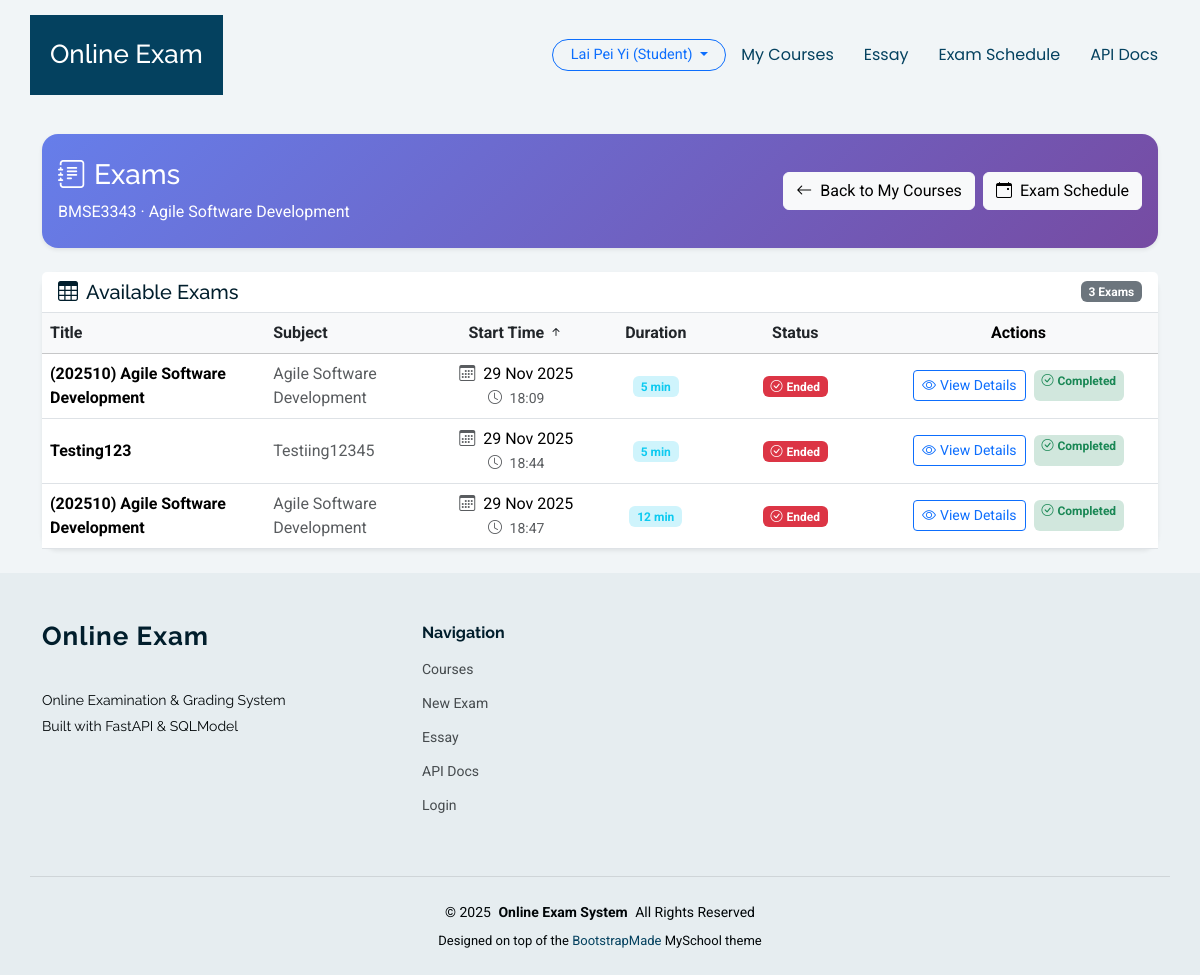
Page /exams/course/1/student (signed in) on the committed database.
### app/models.py (models this page shows)
class User(SQLModel, table=True):
    __table_args__ = (UniqueConstraint("email", name="uq_user_email"),)
    id: Optional[int] = Field(default=None, primary_key=True)
    name: str
    email: str  # must be unique
    password_hash: str
    role: str = Field(default="student")  # "admin", "lecturer", "student"
    student_id: Optional[int] = Field(default=None, foreign_key="student.id")
    is_active: bool = Field(default=True)
    created_at: datetime = Field(default_factory=datetime.utcnow)
    title: Optional[str] = None  # Dr., Prof., Assoc. Prof., Mr., Ms., Mrs., Ir., Ts.
    staff_id: Optional[str] = None  # Unique staff/employee ID (for lecturers)
    phone: Optional[str] = None  # Contact number
    last_login: Optional[datetime] = None  # Updated after login
    status: str = Field(default="active")  # active, suspended

class Course(SQLModel, table=True):
    __table_args__ = (UniqueConstraint("code", name="uq_course_code"),)
    id: Optional[int] = Field(default=None, primary_key=True)
    code: str
    name: str
    description: Optional[str] = None
    created_at: datetime = Field(default_factory=datetime.utcnow)

class Exam(SQLModel, table=True):
    id: Optional[int] = Field(default=None, primary_key=True)
    title: str
    subject: str
    duration_minutes: int
    start_time: Optional[datetime] = None
    end_time: Optional[datetime] = None
    course_id: Optional[int] = Field(default=None, foreign_key="course.id")
    instructions: Optional[str] = None
    status: str = Field(default="draft")
    created_at: datetime = Field(default_factory=datetime.utcnow)
    updated_at: datetime = Field(default_factory=datetime.utcnow)

### app/routers/exams.py (the view)
@router.get("/course/{course_id}/student")
def student_exams_for_course(
    course_id: int,
    request: Request,
    sort: Optional[str] = Query("start"),
    direction: Optional[str] = Query("asc"),
    page: Optional[int] = Query(1, ge=1),
    session: Session = Depends(get_session),
    current_user: Optional[User] = Depends(get_current_user),
):
    if not current_user:
        from fastapi.responses import RedirectResponse
        return RedirectResponse(url="/auth/login", status_code=303)
    if current_user.role != "student":
        raise HTTPException(status_code=403, detail="This page is only accessible to students")
    course = session.get(Course, course_id)
    if not course:
        raise HTTPException(status_code=404, detail="Course not found")
    student_id = current_user.student_id
    if student_id is None:
        student = session.exec(select(Student).where(Student.user_id == current_user.id)).first()
        student_id = student.id if student else None
    if student_id is None:
        raise HTTPException(status_code=403, detail="Student record not found")
    enrollment = session.exec(
        select(Enrollment).where(
            Enrollment.student_id == student_id,
            Enrollment.course_id == course_id
        )
    ).first()
    if not enrollment:
        raise HTTPException(status_code=403, detail="You are not enrolled in this course")
    exams = session.exec(select(Exam).where(Exam.course_id == course_id)).all()
    now = datetime.now()
    exam_list = []
    for exam in exams:
        if not exam.start_time or not exam.end_time:
            status = "unscheduled"
        elif now < exam.start_time:
            mins_to_start = (exam.start_time - now).total_seconds() / 60
            if mins_to_start > 30:
                status = "upcoming"
            else:
                status = "starting soon"
        elif exam.start_time <= now <= exam.end_time:
            status = "ongoing"
        else:
            status = "ended"
        has_result = _has_mcq_result(session, exam.id, student_id)
        exam_list.append({"exam": exam, "status": status, "has_result": has_result})
    key_map = {
        "title": lambda e: e["exam"].title or "",
        "subject": lambda e: e["exam"].subject or "",
        "start": lambda e: e["exam"].start_time or datetime.max,
        "end": lambda e: e["exam"].end_time or datetime.max,
        "duration": lambda e: e["exam"].duration_minutes or 0,
        "status": lambda e: e["status"],
    }
    sort_key = key_map.get(sort or "start", key_map["start"])
    is_desc = (direction or "asc").lower() == "desc"
    exams_sorted = sorted(exam_list, key=sort_key, reverse=is_desc)
    total_exams = len(exams_sorted)
    total_pages = (total_exams + ITEMS_PER_PAGE - 1) // ITEMS_PER_PAGE if total_exams > 0 else 1
    page = min(page, total_pages) if total_pages > 0 else 1
    start_idx = (page - 1) * ITEMS_PER_PAGE
    end_idx = start_idx + ITEMS_PER_PAGE
    exams_paginated = exams_sorted[start_idx:end_idx]
    has_sort = (sort not in (None, "", "start")) or (
        (direction or "asc").lower() != "asc"
    )
    student = session.get(Student, student_id)
    context = {
        "request": request,
        "course": course,
        "exams": exams_paginated,
        "sort": sort,
        "direction": "desc" if is_desc else "asc",
        "has_sort": has_sort,
        "current_page": page,
        "total_pages": total_pages,
        "total_items": total_exams,
        "items_per_page": ITEMS_PER_PAGE,
        "current_user": current_user,
        "student": student,
    }
    return templates.TemplateResponse("exams/list_by_course_student.html", context)

### app/templates/exams/list_by_course_student.html (shortened to what this page needs)
{% extends "base.html" %}
{% block content %}
<div class="container py-4">
  <div class="card border-0 shadow-sm exam-header-card mb-4">
    <div class="card-body">
      <div class="d-flex justify-content-between align-items-center flex-wrap gap-3">
        <div>
          <h1 class="h3 mb-2">
            <i class="bi bi-journal-text me-2"></i>Exams
          </h1>
          <p class="mb-0 opacity-90">
            {{ course.code }} · {{ course.name }}
          </p>
        </div>
        <div class="d-flex gap-2 flex-wrap">
          <a href="/courses/student" class="btn btn-light">
            <i class="bi bi-arrow-left me-2"></i>Back to My Courses
          </a>
          {% if student %}
          <a href="/exams/schedule/student/{{ student.id }}" class="btn btn-light">
            <i class="bi bi-calendar-event me-2"></i>Exam Schedule
          </a>
          {% endif %}
        </div>
      </div>
    </div>
  </div>
  {% if exams %}
  <div class="card border-0 shadow-sm exam-table-card">
    <div class="card-header bg-white border-bottom d-flex justify-content-between align-items-center">
      <h5 class="mb-0">
        <i class="bi bi-table me-2"></i>Available Exams
      </h5>
      <span class="badge bg-secondary">{{ exams|length }} Exam{% if exams|length != 1 %}s{% endif %}</span>
    </div>
    <div class="card-body p-0">
      <div class="table-responsive">
        <table class="table table-hover align-middle mb-0">
          <thead class="table-light">
            <tr>
              <th scope="col" style="width: 20%;">
                <a href="?sort=title&direction={% if sort == 'title' and direction == 'asc' %}desc{% else %}asc{% endif %}"
                   class="text-decoration-none text-dark">
                  Title
                </a>
              </th>
              <th scope="col" style="width: 15%;">
                <a href="?sort=subject&direction={% if sort == 'subject' and direction == 'asc' %}desc{% else %}asc{% endif %}"
                   class="text-decoration-none text-dark">
                  Subject
                </a>
              </th>
              <th scope="col" class="text-center" style="width: 15%;">
                <a href="?sort=start&direction={% if sort == 'start' and direction == 'asc' %}desc{% else %}asc{% endif %}"
                   class="text-decoration-none text-dark">
                  Start Time
                  {% if sort == 'start' %}
                    {% if direction == 'asc' %}
                    <i class="bi bi-arrow-up-short"></i>
                    {% else %}
                    <i class="bi bi-arrow-down-short"></i>
                    {% endif %}
                  {% endif %}
                </a>
              </th>
              <th scope="col" class="text-center" style="width: 10%;">
                <a href="?sort=duration&direction={% if sort == 'duration' and direction == 'asc' %}desc{% else %}asc{% endif %}"
                   class="text-decoration-none text-dark">
                  Duration
                </a>
              </th>
              <th scope="col" class="text-center" style="width: 15%;">
                <a href="?sort=status&direction={% if sort == 'status' and direction == 'asc' %}desc{% else %}asc{% endif %}"
                   class="text-decoration-none text-dark">
                  Status
                </a>
              </th>
              <th scope="col" class="text-center" style="width: 25%;">Actions</th>
            </tr>
          </thead>
          <tbody>
            {% for item in exams %}
            {% set exam = item.exam %}
            {% set exam_status = item.status %}
            {% set has_result = item.has_result %}
            <tr>
              <td>
                <strong>{{ exam.title }}</strong>
              </td>
              <td>
                <span class="text-muted">{{ exam.subject }}</span>
              </td>
              <td class="text-center">
                {% if exam.start_time %}
                  <div>
                    <i class="bi bi-calendar3 me-1 text-muted"></i>
                    {{ exam.start_time.strftime("%d %b %Y") }}
                  </div>
                  <small class="text-muted">
                    <i class="bi bi-clock me-1"></i>
                    {{ exam.start_time.strftime("%H:%M") }}
                  </small>
                {% else %}
                  <span class="text-muted small">Not scheduled</span>
                {% endif %}
              </td>
              <td class="text-center">
                <span class="badge bg-info-subtle text-info">
                  {{ exam.duration_minutes }} min
                </span>
              </td>
              <td class="text-center">
                {% if exam_status == 'upcoming' %}
                  <span class="badge bg-secondary">Upcoming</span>
                {% elif exam_status == 'starting soon' %}
                  <span class="badge bg-warning text-dark">
                    <i class="bi bi-hourglass-split me-1"></i>Starting Soon
                  </span>
                {% elif exam_status == 'ongoing' %}
                  <span class="badge bg-success">
                    <i class="bi bi-play-circle me-1"></i>Ongoing
                  </span>
                {% elif exam_status == 'ended' %}
                  <span class="badge bg-danger">
                    <i class="bi bi-check-circle me-1"></i>Ended
                  </span>
                {% else %}
                  <span class="badge bg-light text-dark">Unscheduled</span>
                {% endif %}
              </td>
              <td class="text-center">
                <div class="d-inline-flex gap-2">
                  <a href="/exams/{{ exam.id }}/view" class="btn btn-sm btn-outline-primary">
                    <i class="bi bi-eye me-1"></i>View Details
                  </a>
                  {% if exam_status in ['starting soon', 'ongoing'] and not has_result and student %}
                    <a href="/exams/{{ exam.id }}/start?student_id={{ student.id }}" class="btn btn-sm btn-success">
                      <i class="bi bi-play-fill me-1"></i>Start
                    </a>
                  {% elif has_result %}
                    <span class="badge bg-success-subtle text-success">
                      <i class="bi bi-check-circle me-1"></i>Completed
                    </span>
                  {% endif %}
                </div>
              </td>
            </tr>
            {% endfor %}
          </tbody>
        </table>
      </div>
    </div>
  </div>
  {% endif %}
</div>
{% endblock %}

### app/templates/base.html (shortened to what this page needs)
<!DOCTYPE html>
<html lang="en">
<head>
  <link href="/static/myschool/assets/vendor/bootstrap/css/bootstrap.min.css" rel="stylesheet">
  <link href="/static/myschool/assets/vendor/bootstrap-icons/bootstrap-icons.css" rel="stylesheet">
  <link href="/static/myschool/assets/vendor/aos/aos.css" rel="stylesheet">
  <link href="/static/myschool/assets/vendor/swiper/swiper-bundle.min.css" rel="stylesheet">
  <link href="/static/myschool/assets/vendor/glightbox/css/glightbox.min.css" rel="stylesheet">
  <link href="/static/myschool/assets/css/main.css" rel="stylesheet">
</head>
<body class="index-page">
  <header id="header" class="header d-flex align-items-center sticky-top">
    <div
      class="header-container container-fluid container-xl position-relative d-flex align-items-center justify-content-end">
      <a href="/" class="logo d-flex align-items-center me-auto">
        <h1 class="sitename">Online Exam</h1>
      </a>
      <nav id="navmenu" class="navmenu">
        <ul>
          {% if current_user and (current_user.role == "lecturer" or current_user.role == "admin") %}
          <li><a href="/courses/">Courses</a></li>
          <li><a href="/exams/new">New Exam</a></li>
          <li><a href="/essay">Essay</a></li>
          <li class="nav-item dropdown">
            <a class="nav-link dropdown-toggle" href="#" id="mcqDropdown" role="button" data-bs-toggle="dropdown" aria-expanded="false">
              MCQ
            </a>
            <ul class="dropdown-menu" aria-labelledby="mcqDropdown">
              <li><a class="dropdown-item" href="/exams/mcq/menu">MCQ Questions (CRUD)</a></li>
              <li><a class="dropdown-item" href="#" onclick="alert('Automatic MCQ grading is performed when students submit or time expires. Scores are stored automatically.'); return false;">Automatic MCQ Grading</a></li>
            </ul>
          </li>
          <li><a href="/docs">API Docs</a></li>
          {% else %}
          {% if current_user and current_user.role == 'student' %}
          <li><a href="/courses/student">My Courses</a></li>
          {% else %}
          <li><a href="/courses/">Courses</a></li>
          {% endif %}
          <li><a href="/essay">Essay</a></li>
          {% if current_user and current_user.role == 'student' and current_user.student_id %}
          <li><a href="/exams/schedule/student/{{ current_user.student_id }}">Exam Schedule</a></li>
          {% endif %}
          <li><a href="/docs">API Docs</a></li>
          {% endif %}
        </ul>
      </nav>
      <div class="d-flex align-items-center gap-2 ms-3 header-user-dropdown">
        {% if current_user %}
          <div class="dropdown">
            <button class="btn btn-outline-primary btn-sm header-auth-btn dropdown-toggle" type="button" id="userMenu"
              data-bs-toggle="dropdown" aria-expanded="false">
              {{ current_user.name }} ({{ current_user.role|capitalize }})
            </button>
          </div>
        {% else %}
          <a href="/auth/login" class="btn btn-outline-primary btn-sm header-auth-btn">Login</a>
          <a href="/auth/register-student" class="btn btn-primary btn-sm header-auth-btn">Student Register</a>
        {% endif %}
      </div>
    </div>
  </header>
  <main class="main">
    {% block content %}{% endblock %}
  </main>
  <footer id="footer" class="footer position-relative light-background">
    <div class="container footer-top">
      <div class="row gy-4">
        <div class="col-lg-4 col-md-6 footer-about">
          <a href="/courses/" class="logo d-flex align-items-center">
            <span class="sitename">Online Exam</span>
          </a>
          <div class="footer-contact pt-3">
            <p>Online Examination &amp; Grading System</p>
            <p>Built with FastAPI &amp; SQLModel</p>
          </div>
        </div>
        <div class="col-lg-2 col-md-3 footer-links">
          <h4>Navigation</h4>
          <ul>
            <li><a href="/courses/">Courses</a></li>
            <li><a href="/exams/new">New Exam</a></li>
            <li><a href="/essay">Essay</a></li>
            <li><a href="/docs">API Docs</a></li>
            <li><a href="/auth/login">Login</a></li>
          </ul>
        </div>
      </div>
    </div>
    <div class="container copyright text-center mt-4">
      <p>&copy; <span>2025</span> <strong class="px-1 sitename">Online Exam System</strong> <span>All Rights
          Reserved</span></p>
      <div class="credits">
        Designed on top of the <a href="https://bootstrapmade.com/">BootstrapMade</a> MySchool theme
      </div>
    </div>
  </footer>
</body>
</html>

### rows in the picture
User: name "Lai Pei Yi", role "Student"
Course: code "BMSE3343", name "Agile Software Development"
Exam: title "(202510) Agile Software Development", subject "Agile Software Development", start_time "29 Nov 2025", start_time "18:09", duration_minutes "5"
Exam: title "Testing123", subject "Testiing12345", start_time "29 Nov 2025", start_time "18:44", duration_minutes "5"
Exam: title "(202510) Agile Software Development", subject "Agile Software Development", start_time "29 Nov 2025", start_time "18:47", duration_minutes "12"

### other values in the picture
{{ exams|length }} "3"
